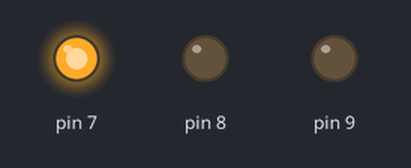
Recording of a sketch running on a simulated Arduino Uno, built with avr-gcc and run on an emulated ATmega328P. Parts: output pins drawn as LEDs (lit = HIGH).

Above: at 2.5 s.
At 5.5 s:
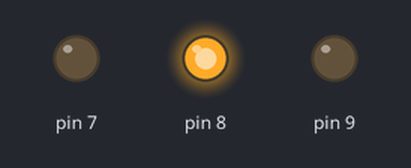
At 8.5 s:
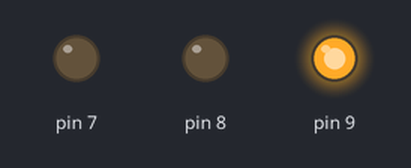
Timing chart, 0 to 14.3 s (numbered marks = the images above):
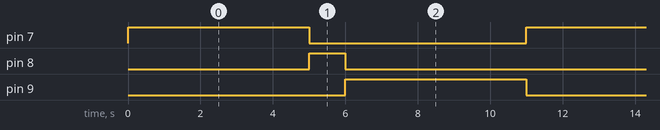

Measured:
- by itself, pin 7, pin 9: alternates HIGH for 5.0 s and LOW for 6.0 s
- by itself, pin 8: alternates HIGH for 1.0 s and LOW for 10.0 s
- by itself, everything shown: repeats every 11.0 s, in 4 steps

The sketch:

esp-variant.ino
```cpp
void setup() {
  // put your setup code here, to run once:
  pinMode(7,OUTPUT);
  pinMode(8,OUTPUT);
  pinMode(9,OUTPUT);
  digitalWrite(7,LOW);
  digitalWrite(8,LOW);
  digitalWrite(9,LOW);
}

void loop() {
  // put your main code here, to run repeatedly:
  //RED
  digitalWrite(7,HIGH);
  delay(5000);
  digitalWrite(7,LOW);

  //YELLOW
  digitalWrite(8,HIGH);
  delay(1000);
  digitalWrite(8,LOW);

  //GREEN
  digitalWrite(9,HIGH);
  delay(5000);
  digitalWrite(9,LOW);
}
```
